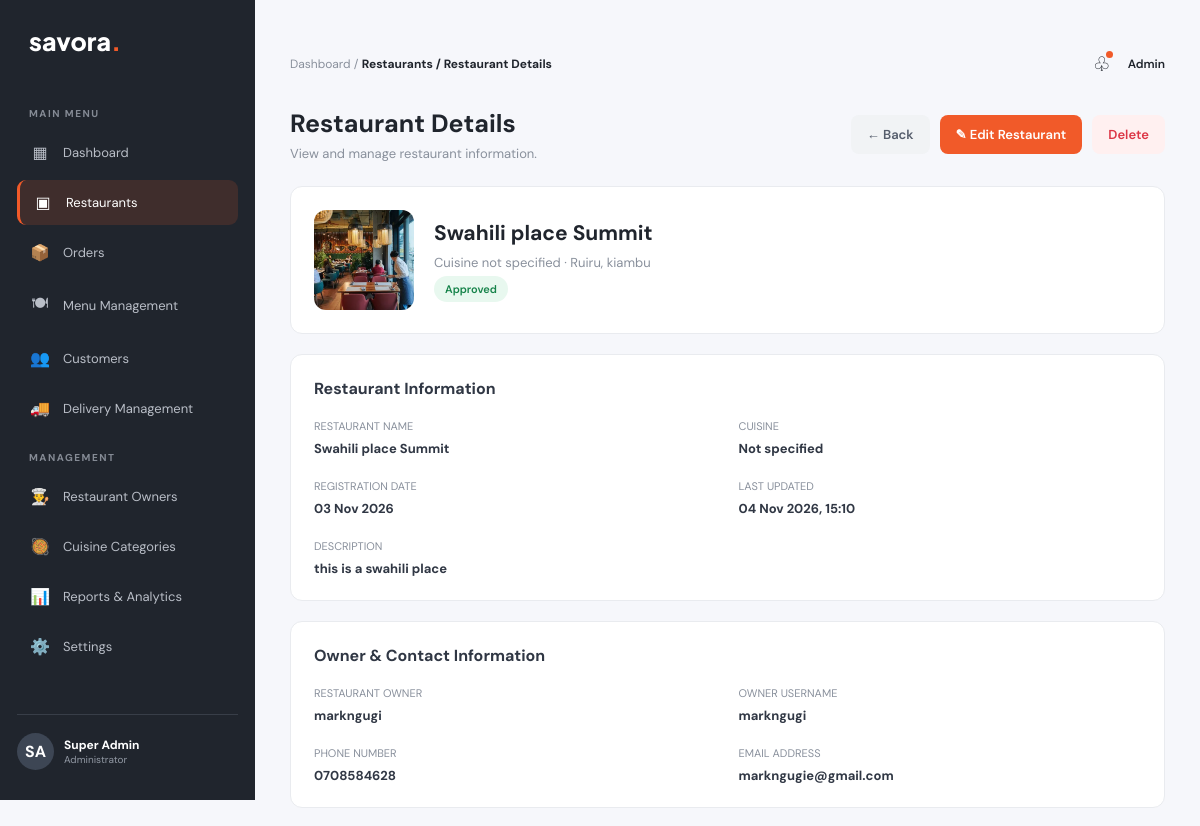
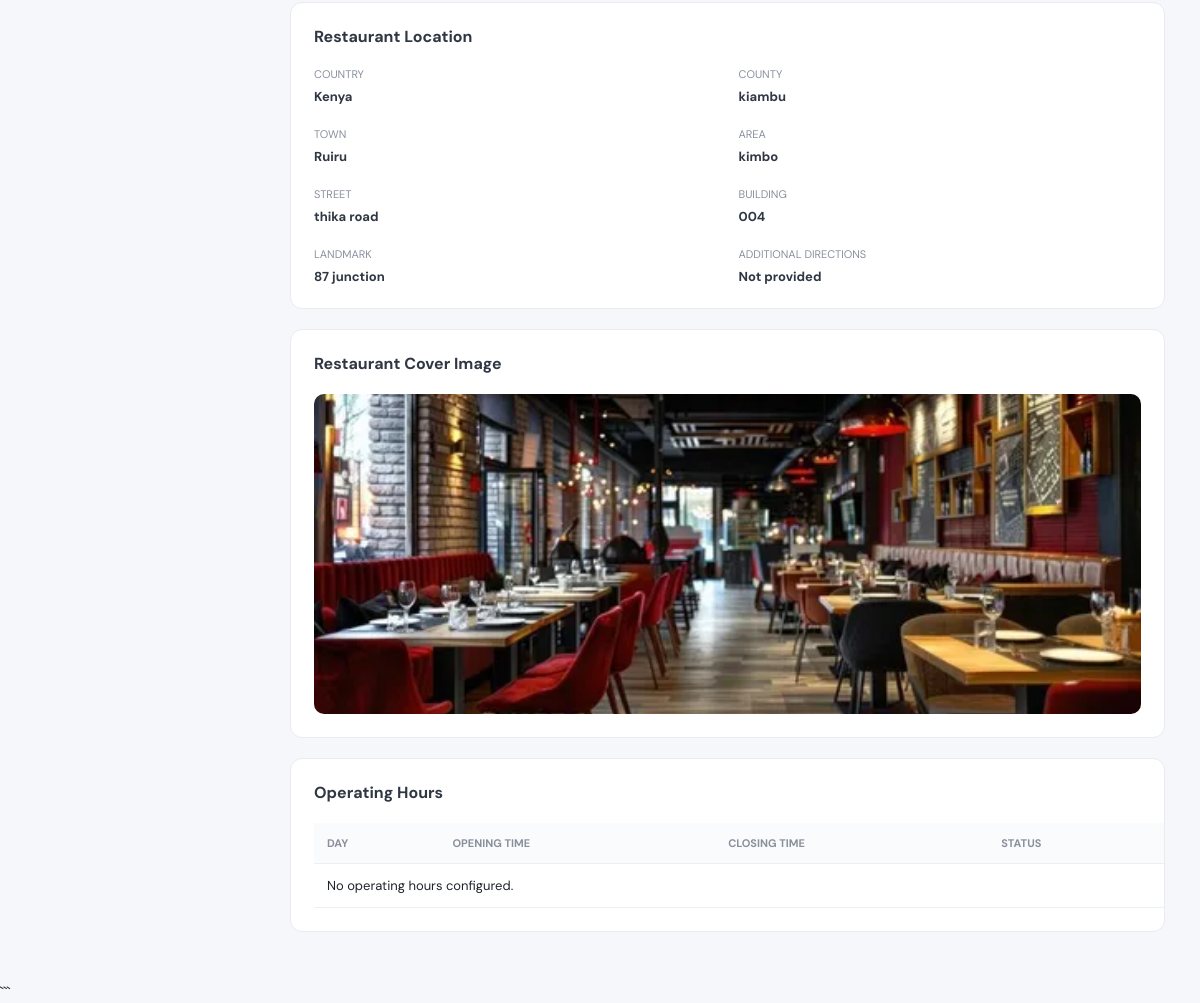
Before: /admin-panel/restaurants/2/ (signed in) with the older database file (2 pictures, top to bottom).
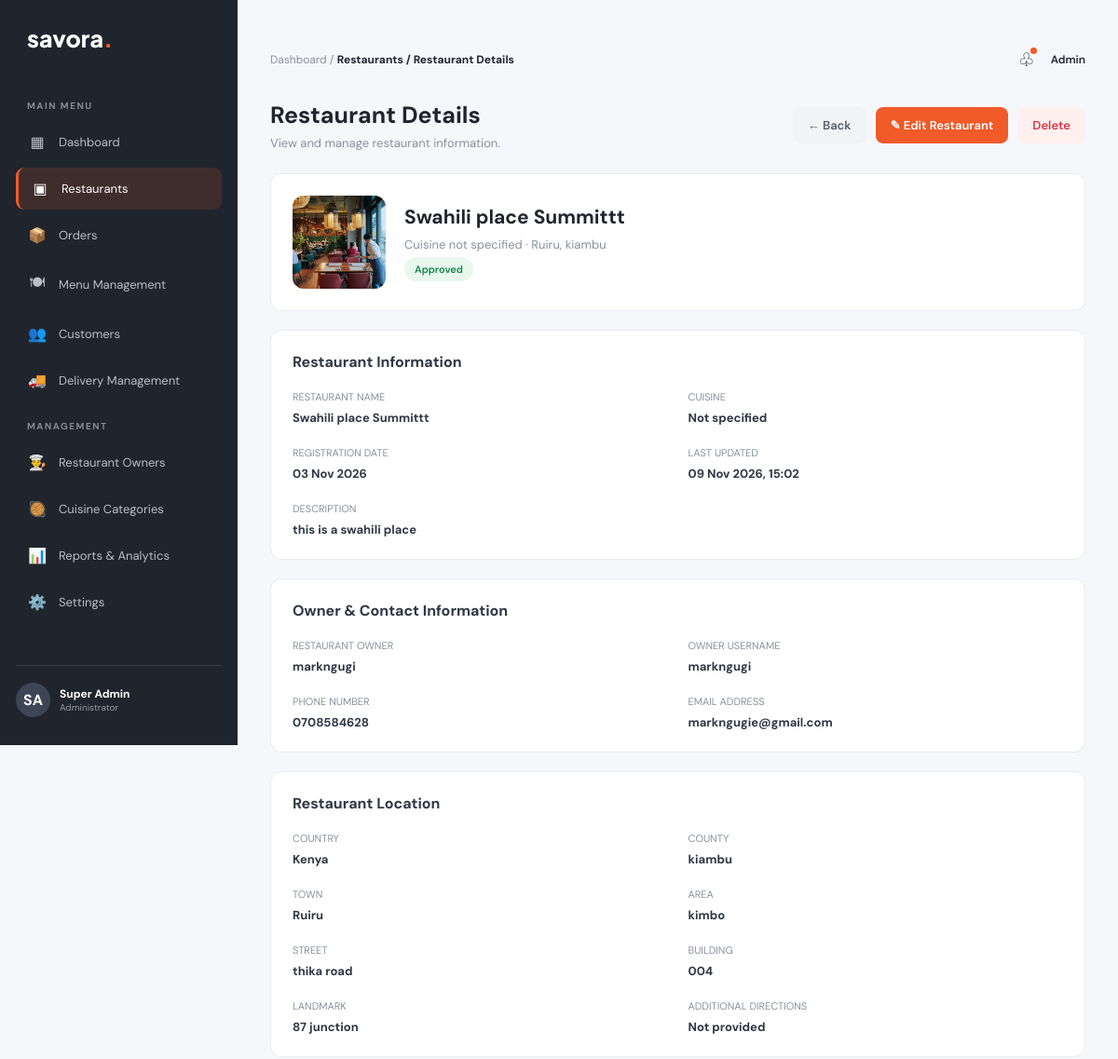
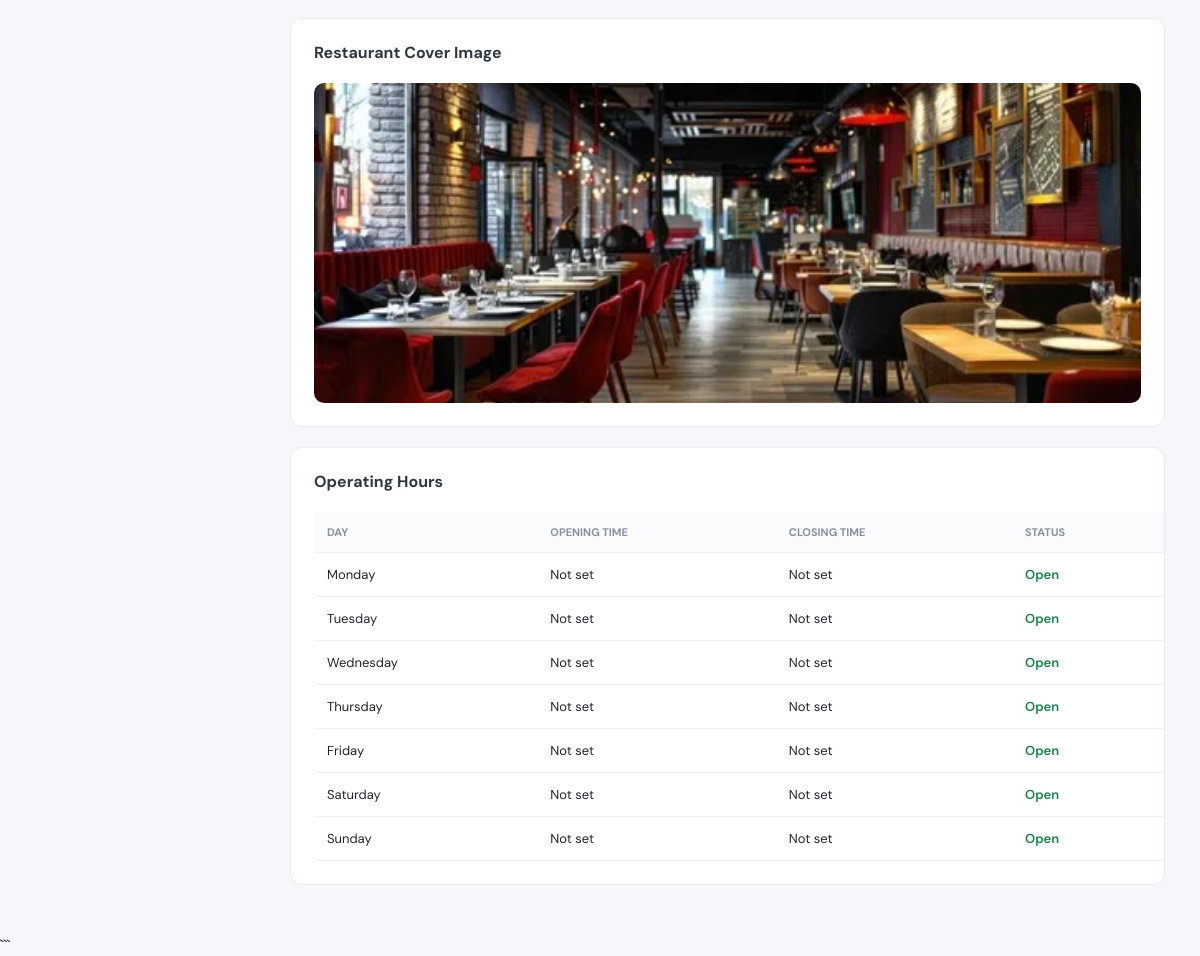
After: the same page with the newer database file (2 pictures, top to bottom).
### food_delivery/models.py (models this page shows, shortened)
class Restaurant(models.Model):
    STATUS_CHOICES = [
        ('pending', 'Pending Approval'),
        ('approved', 'Approved'),
        ('rejected', 'Rejected'),
        ('suspended', 'Suspended'),
    ]
    owner = models.ForeignKey(
        User,
        on_delete=models.CASCADE,
        related_name='restaurants'
    )
    name = models.CharField(max_length=200)
    description = models.TextField()
    cuisine = models.ForeignKey(
        Cuisine,
        on_delete=models.SET_NULL,
        null=True,
        blank=True,
        related_name='restaurants'
    )
    logo = models.ImageField(
        upload_to='restaurants/logos/',
        blank=True,
        null=True
    )
    cover_image = models.ImageField(
        upload_to='restaurants/covers/',
        blank=True,
        null=True
    )
    phone = models.CharField(max_length=20)
    email = models.EmailField(blank=True)
    country = models.CharField(max_length=100, default='Kenya')
    county = models.CharField(max_length=100)
    town = models.CharField(max_length=100)
    area = models.CharField(
        max_length=150,
        help_text='Estate or neighbourhood, e.g. Kimbo'
    )
    street = models.CharField(max_length=150, blank=True)
    building = models.CharField(max_length=150, blank=True)
    landmark = models.CharField(max_length=200, blank=True)
    additional_directions = models.TextField(blank=True)
    status = models.CharField(
        max_length=20,
        choices=STATUS_CHOICES,
        default='pending'
    )
    created_at = models.DateTimeField(auto_now_add=True)
    updated_at = models.DateTimeField(auto_now=True)
    class Meta:
        ordering = ['-created_at']

class RestaurantOperatingHour(models.Model):
    DAYS_OF_WEEK = [
        ('monday', 'Monday'),
        ('tuesday', 'Tuesday'),
        ('wednesday', 'Wednesday'),
        ('thursday', 'Thursday'),
        ('friday', 'Friday'),
        ('saturday', 'Saturday'),
        ('sunday', 'Sunday'),
    ]
    restaurant = models.ForeignKey(
        Restaurant,
        on_delete=models.CASCADE,
        related_name='operating_hours'
    )
    day = models.CharField(
        max_length=15,
        choices=DAYS_OF_WEEK
    )
    opening_time = models.TimeField(
        null=True,
        blank=True
    )
    closing_time = models.TimeField(
        null=True,
        blank=True
    )
    is_closed = models.BooleanField(default=False)
    class Meta:
        ordering = ['id']
        constraints = [
            models.UniqueConstraint(
                fields=['restaurant', 'day'],
                name='unique_restaurant_operating_day'
            )
        ]

### food_delivery_Admin/views.py (the view)
@staff_member_required
def restaurant_detail(request, restaurant_id):
    restaurant = get_object_or_404(
        Restaurant.objects.select_related(
            'owner',
            'cuisine'
        ),
        id=restaurant_id
    )
    operating_hours = restaurant.operating_hours.all()
    context = {
        'restaurant': restaurant,
        'operating_hours': operating_hours,
    }
    return render(
        request,
        'food_delivery_Admin/restaurants/restaurant_detail.html',
        context
    )

### food_delivery_Admin/templates/food_delivery_Admin/restaurants/restaurant_detail.html (shortened to what this page needs)
{% extends 'food_delivery_Admin/base.html' %}
{% block breadcrumb %}Restaurants / Restaurant Details{% endblock %}
{% block restaurants_active %}active{% endblock %}
{% block content %}
<div class="detail-page">
    <div class="detail-header">
        <div>
            <h1>Restaurant Details</h1>
            <p>View and manage restaurant information.</p>
        </div>
        <div class="header-actions">
            <a href="{% url 'food_delivery_Admin:restaurants' %}"
               class="back-btn">
                ← Back
            </a>
            <a href="{% url 'food_delivery_Admin:restaurant_edit' restaurant.id %}"
               class="edit-btn">
                ✎ Edit Restaurant
            </a>
            <a href="{% url 'food_delivery_Admin:restaurant_delete' restaurant.id %}"
               class="delete-btn">
                Delete
            </a>
        </div>
    </div>
    <div class="detail-card">
        <div class="restaurant-banner">
            {% if restaurant.logo %}
                <img src="{{ restaurant.logo.url }}"
                     alt="{{ restaurant.name }}">
            {% else %}
                <div class="restaurant-placeholder">
                    🍽️
                </div>
            {% endif %}
            <div>
                <h2>{{ restaurant.name }}</h2>
                <p>
                    {{ restaurant.cuisine.name|default:"Cuisine not specified" }}
                    · {{ restaurant.town }}, {{ restaurant.county }}
                </p>
                <p>
                    <span class="status {{ restaurant.status }}">
                        {{ restaurant.get_status_display }}
                    </span>
                </p>
            </div>
        </div>
    </div>
    <div class="detail-card">
        <h3 class="detail-section-title">
            Restaurant Information
        </h3>
        <div class="detail-grid">
            <div class="detail-item">
                <label>Restaurant Name</label>
                <strong>{{ restaurant.name }}</strong>
            </div>
            <div class="detail-item">
                <label>Cuisine</label>
                <strong>
                    {{ restaurant.cuisine.name|default:"Not specified" }}
                </strong>
            </div>
            <div class="detail-item">
                <label>Registration Date</label>
                <strong>{{ restaurant.created_at|date:"d M Y" }}</strong>
            </div>
            <div class="detail-item">
                <label>Last Updated</label>
                <strong>{{ restaurant.updated_at|date:"d M Y, H:i" }}</strong>
            </div>
            <div class="detail-item full">
                <label>Description</label>
                <strong>
                    {{ restaurant.description|default:"No description provided." }}
                </strong>
            </div>
        </div>
    </div>
    <div class="detail-card">
        <h3 class="detail-section-title">
            Owner & Contact Information
        </h3>
        <div class="detail-grid">
            <div class="detail-item">
                <label>Restaurant Owner</label>
                <strong>
                    {{ restaurant.owner.get_full_name|default:restaurant.owner.username }}
                </strong>
            </div>
            <div class="detail-item">
                <label>Owner Username</label>
                <strong>{{ restaurant.owner.username }}</strong>
            </div>
            <div class="detail-item">
                <label>Phone Number</label>
                <strong>{{ restaurant.phone|default:"Not provided" }}</strong>
            </div>
            <div class="detail-item">
                <label>Email Address</label>
                <strong>{{ restaurant.email|default:"Not provided" }}</strong>
            </div>
        </div>
    </div>
    <div class="detail-card">
        <h3 class="detail-section-title">
            Restaurant Location
        </h3>
        <div class="detail-grid">
            <div class="detail-item">
                <label>Country</label>
                <strong>{{ restaurant.country|default:"Not provided" }}</strong>
            </div>
            <div class="detail-item">
                <label>County</label>
                <strong>{{ restaurant.county|default:"Not provided" }}</strong>
            </div>
            <div class="detail-item">
                <label>Town</label>
                <strong>{{ restaurant.town|default:"Not provided" }}</strong>
            </div>
            <div class="detail-item">
                <label>Area</label>
                <strong>{{ restaurant.area|default:"Not provided" }}</strong>
            </div>
            <div class="detail-item">
                <label>Street</label>
                <strong>{{ restaurant.street|default:"Not provided" }}</strong>
            </div>
            <div class="detail-item">
                <label>Building</label>
                <strong>{{ restaurant.building|default:"Not provided" }}</strong>
            </div>
            <div class="detail-item">
                <label>Landmark</label>
                <strong>{{ restaurant.landmark|default:"Not provided" }}</strong>
            </div>
            <div class="detail-item">
                <label>Additional Directions</label>
                <strong>
                    {{ restaurant.additional_directions|default:"Not provided" }}
                </strong>
            </div>
        </div>
    </div>
    {% if restaurant.cover_image %}
        <div class="detail-card">
            <h3 class="detail-section-title">
                Restaurant Cover Image
            </h3>
            <img
                src="{{ restaurant.cover_image.url }}"
                alt="{{ restaurant.name }} cover"
                class="cover-image"
            >
        </div>
    {% endif %}
    <div class="detail-card">
        <h3 class="detail-section-title">
            Operating Hours
        </h3>
        <div class="hours-scroll">
            <table class="hours-table">
                <thead>
                    <tr>
                        <th>DAY</th>
                        <th>OPENING TIME</th>
                        <th>CLOSING TIME</th>
                        <th>STATUS</th>
                    </tr>
                </thead>
                <tbody>
                    {% for hour in operating_hours %}
                        <tr>
                            <td>{{ hour.get_day_display }}</td>
                            {% if hour.is_closed %}
                                <td>—</td>
                                <td>—</td>
                                <td class="closed-label">
                                    Closed
                                </td>
                            {% else %}
                                <td>
                                    {{ hour.opening_time|time:"h:i A"|default:"Not set" }}
                                </td>
                                <td>
                                    {{ hour.closing_time|time:"h:i A"|default:"Not set" }}
                                </td>
                                <td class="open-label">
                                    Open
                                </td>
                            {% endif %}
                        </tr>
                    {% empty %}
                        <tr>
                            <td colspan="4">
                                No operating hours configured.
                            </td>
                        </tr>
                    {% endfor %}
                </tbody>
            </table>
        </div>
    </div>
</div>
{% endblock content %}

### food_delivery_Admin/templates/food_delivery_Admin/base.html (shortened to what this page needs)
<!DOCTYPE html>
<html lang="en">
<head>
</head>
<body>
<div class="layout">
    <aside class="sidebar">
        <div class="logo">savora<span>.</span></div>
        <div class="menu-label">MAIN MENU</div>
        <nav class="menu">
            <a href="{% url 'food_delivery_Admin:dashboard' %}"
               class="{% block dashboard_active %}{% endblock %}">
                <span class="icon">▦</span>
                Dashboard
            </a>
            <a href="{% url 'food_delivery_Admin:restaurants' %}"
               class="{% block restaurants_active %}{% endblock %}">
                <span class="icon">▣</span>
                Restaurants
            </a>
            <a href="{% url 'food_delivery_Admin:orders' %}"
               class="{% block orders_active %}{% endblock %}">
                <span class="icon">📦</span>
                Orders
            </a>
            <a href="{% url 'food_delivery_Admin:menu_management' %}"
               class="{% block menu_management_active %}{% endblock %}">
                <span class="icon">🍽</span>
                Menu Management
            </a>
            <a href="{% url 'food_delivery_Admin:customers' %}"
               class="{% block customers_active %}{% endblock %}">
                <span class="icon">👥</span>
                Customers
            </a>
            <a href="{% url 'food_delivery_Admin:delivery_management' %}"
               class="{% block delivery_management_active %}{% endblock %}">
                <span class="icon">🚚</span>
                Delivery Management
            </a>
        </nav>
        <div class="menu-label">MANAGEMENT</div>
        <nav class="menu">
            <a href="{% url 'food_delivery_Admin:restaurant_owners'%}"
               class="{% block restaurant_owners_active %}{% endblock %}">
                <span class="icon">👨‍🍳</span>
                Restaurant Owners
            </a>
            <a href="{% url 'food_delivery_Admin:cuisine_categories'%}"
               class="{% block cuisines_active %}{% endblock %}">
                <span class="icon">🥘</span>
                Cuisine Categories
            </a>
            <a href="{% url 'food_delivery_Admin:reports_analytics' %}"
            class="{% block reports_active %}{% endblock %}">
                <span class="icon">📊</span>
                Reports & Analytics
            </a>
            <a href="{% url 'food_delivery_Admin:settings' %}"
            class="{% block settings_active %}{% endblock %}">
                <span class="icon">⚙️</span>
                Settings
            </a>
        </nav>
        <div class="sidebar-bottom">
            <div class="admin-profile">
                <div class="avatar">SA</div>
                <div>
                    <strong>Super Admin</strong>
                    <small>Administrator</small>
                </div>
            </div>
        </div>
    </aside>
    <main class="main">
        <div class="topbar">
            <div class="breadcrumb">
                Dashboard /
                <strong>{% block breadcrumb %}Dashboard{% endblock %}</strong>
            </div>
            <div class="top-right">
                <span class="notification">♧</span>
                <span style="font-size:12px;font-weight:600;">Admin</span>
            </div>
        </div>
        {% block content %}
        {% endblock content %}
    </main>
</div>
</body>
</html>

Changed rows visible on the page:
changed Restaurant "Cuisine not specified": name "Swahili place Summit" → "Swahili place Summittt"; updated_at "04 Nov 2026, 15:10" → "09 Nov 2026, 15:02"
added RestaurantOperatingHour: day "Monday", opening_time "Not set", closing_time "Not set"
added RestaurantOperatingHour: day "Tuesday", opening_time "Not set", closing_time "Not set"
added RestaurantOperatingHour: day "Wednesday", opening_time "Not set", closing_time "Not set"
added RestaurantOperatingHour: day "Thursday", opening_time "Not set", closing_time "Not set"
added RestaurantOperatingHour: day "Friday", opening_time "Not set", closing_time "Not set"
added RestaurantOperatingHour: day "Saturday", opening_time "Not set", closing_time "Not set"
added RestaurantOperatingHour: day "Sunday", opening_time "Not set", closing_time "Not set"
Other visible differences:
text no longer shown: "No operating hours configured."
